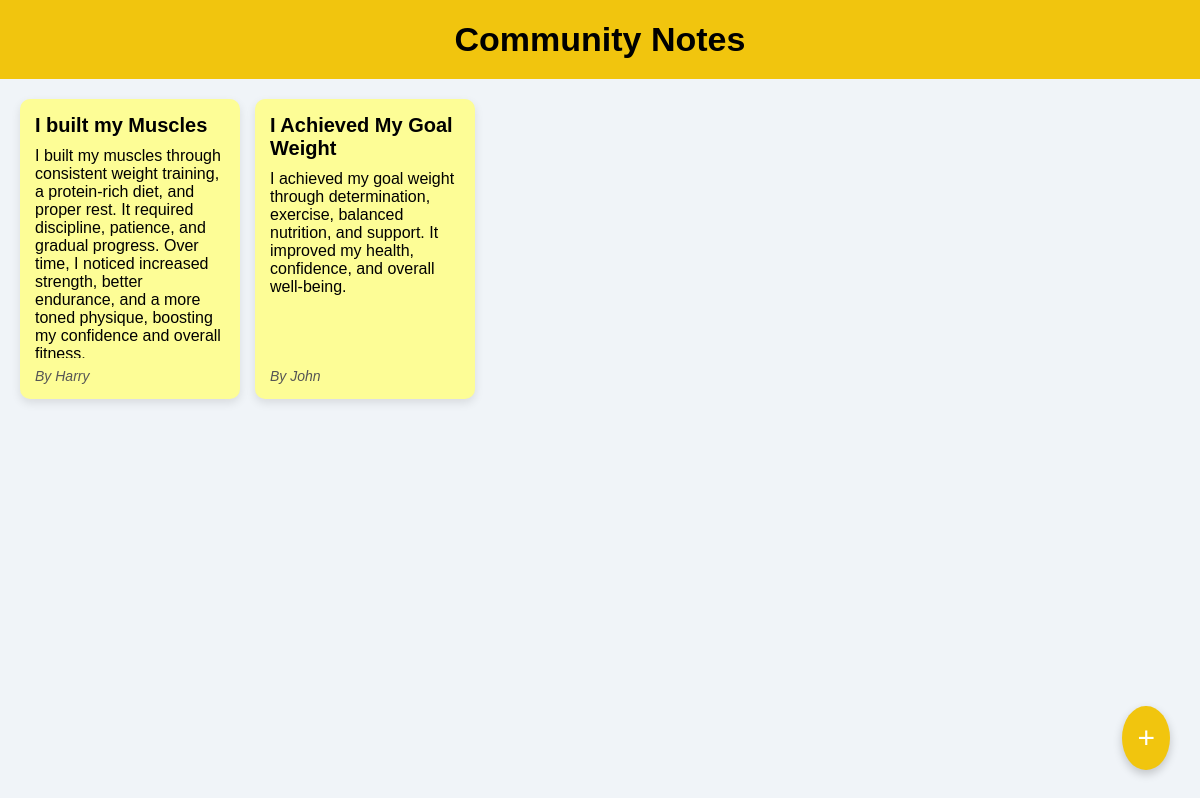
The page /padlet on the database as committed earlier.
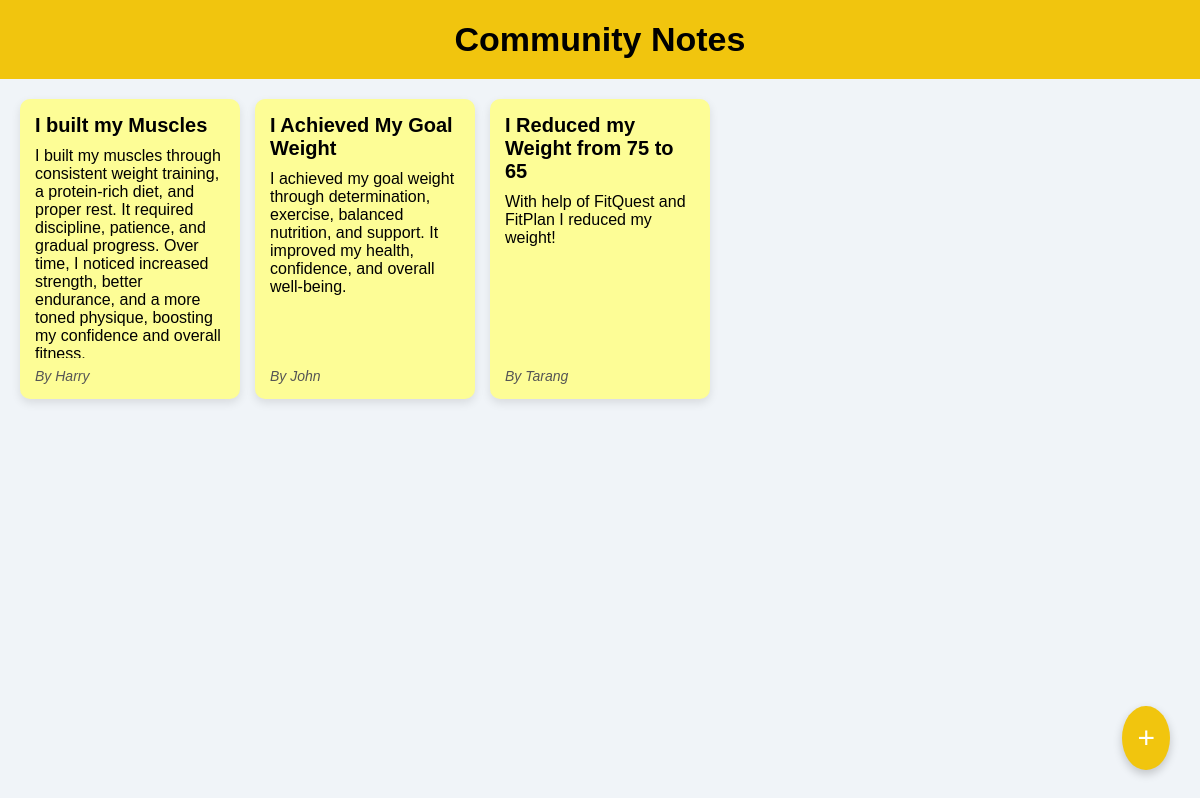
The same page on the database as committed later.
### FitTrend/models.py (models this page shows, shortened)
class Padlet(models.Model):
    name = models.CharField(max_length=100)
    title = models.CharField(max_length=100000)
    description = models.TextField()

### FitTrend/views.py (the view)
# urls.py: path("padlet", padlet, name="padlet"),
def padlet(request):
    items = Padlet.objects.order_by('name')
    context = {
        'items': items
    }
    return render(request, 'padlet.html', context)

### templates/padlet.html (shortened to what this page needs)
{% load static %}
<!DOCTYPE html>
<html lang="en">
<head>
</head>
<body>
    <header>
        Community Notes
    </header>
    <div class="notes-container">
        {% for item in items %}
        <div class="note">
            <div class="note-title">{{ item.title }}</div>
            <div class="note-content">{{ item.description }}</div>
            <div class="note-name">By {{ item.name }}</div>
        </div>
        {% endfor %}
    </div>
    <button class="add-note-button" id="addNoteButton">+</button>
</body>
</html>

Rows that differ between the two databases and show on the page:
added Padlet: title "I Reduced my Weight from 75 to 65", description "With help of FitQuest and FitPlan I reduced my weight!", name "Tarang"
